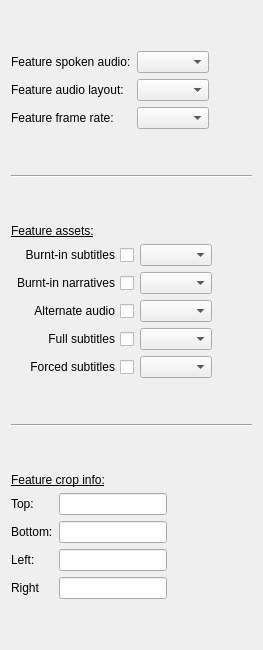
      <widget class="QWidget" name="tab_2">
       <attribute name="title">
        <string>Feature</string>
       </attribute>
       <layout class="QVBoxLayout" name="verticalLayout_3">
        <item>
         <spacer name="verticalSpacer_11">
          <property name="orientation">
           <enum>Qt::Vertical</enum>
          </property>
          <property name="sizeHint" stdset="0">
           <size>
            <width>20</width>
            <height>40</height>
           </size>
          </property>
         </spacer>
        </item>
        <item>
         <layout class="QGridLayout" name="gridLayout_6">
          <item row="0" column="0">
           <widget class="QLabel" name="label_22">
            <property name="sizePolicy">
             <sizepolicy hsizetype="Fixed" vsizetype="Preferred">
              <horstretch>0</horstretch>
              <verstretch>0</verstretch>
             </sizepolicy>
            </property>
            <property name="text">
             <string>Feature spoken audio:</string>
            </property>
           </widget>
          </item>
          <item row="0" column="1">
           <widget class="QComboBox" name="feat_spoken">
            <property name="sizePolicy">
             <sizepolicy hsizetype="Preferred" vsizetype="Fixed">
              <horstretch>0</horstretch>
              <verstretch>0</verstretch>
             </sizepolicy>
            </property>
           </widget>
          </item>
          <item row="1" column="0">
           <widget class="QLabel" name="label_25">
            <property name="sizePolicy">
             <sizepolicy hsizetype="Fixed" vsizetype="Preferred">
              <horstretch>0</horstretch>
              <verstretch>0</verstretch>
             </sizepolicy>
            </property>
            <property name="text">
             <string>Feature audio layout:</string>
            </property>
           </widget>
          </item>
          <item row="1" column="1">
           <widget class="QComboBox" name="feat_layout">
            <property name="sizePolicy">
             <sizepolicy hsizetype="Preferred" vsizetype="Fixed">
              <horstretch>0</horstretch>
              <verstretch>0</verstretch>
             </sizepolicy>
            </property>
           </widget>
          </item>
          <item row="1" column="2">
           <spacer name="horizontalSpacer_25">
            <property name="orientation">
             <enum>Qt::Horizontal</enum>
            </property>
            <property name="sizeHint" stdset="0">
             <size>
              <width>40</width>
              <height>20</height>
             </size>
            </property>
           </spacer>
          </item>
          <item row="0" column="2">
           <spacer name="horizontalSpacer_23">
            <property name="orientation">
             <enum>Qt::Horizontal</enum>
            </property>
            <property name="sizeHint" stdset="0">
             <size>
              <width>40</width>
              <height>20</height>
             </size>
            </property>
           </spacer>
          </item>
          <item row="2" column="0">
           <widget class="QLabel" name="label_26">
            <property name="sizePolicy">
             <sizepolicy hsizetype="Fixed" vsizetype="Preferred">
              <horstretch>0</horstretch>
              <verstretch>0</verstretch>
             </sizepolicy>
            </property>
            <property name="text">
             <string>Feature frame rate:</string>
            </property>
           </widget>
          </item>
          <item row="2" column="1">
           <widget class="QComboBox" name="feat_rate">
            <property name="sizePolicy">
             <sizepolicy hsizetype="Preferred" vsizetype="Fixed">
              <horstretch>0</horstretch>
              <verstretch>0</verstretch>
             </sizepolicy>
            </property>
           </widget>
          </item>
          <item row="2" column="2">
           <spacer name="horizontalSpacer_26">
            <property name="orientation">
             <enum>Qt::Horizontal</enum>
            </property>
            <property name="sizeHint" stdset="0">
             <size>
              <width>40</width>
              <height>20</height>
             </size>
            </property>
           </spacer>
          </item>
         </layout>
        </item>
        <item>
         <spacer name="verticalSpacer_13">
          <property name="orientation">
           <enum>Qt::Vertical</enum>
          </property>
          <property name="sizeHint" stdset="0">
           <size>
            <width>20</width>
            <height>40</height>
           </size>
          </property>
         </spacer>
        </item>
        <item>
         <widget class="Line" name="line_2">
          <property name="orientation">
           <enum>Qt::Horizontal</enum>
          </property>
         </widget>
        </item>
        <item>
         <spacer name="verticalSpacer_14">
          <property name="orientation">
           <enum>Qt::Vertical</enum>
          </property>
          <property name="sizeHint" stdset="0">
           <size>
            <width>20</width>
            <height>40</height>
           </size>
          </property>
         </spacer>
        </item>
        <item>
         <widget class="QLabel" name="label_40">
          <property name="font">
           <font>
            <underline>true</underline>
           </font>
          </property>
          <property name="text">
           <string>Feature assets:</string>
          </property>
         </widget>
        </item>
        <item>
         <layout class="QGridLayout" name="gridLayout_7">
          <item row="0" column="0">
           <widget class="QCheckBox" name="feat_burnt_subs_check">
            <property name="sizePolicy">
             <sizepolicy hsizetype="Fixed" vsizetype="Fixed">
              <horstretch>0</horstretch>
              <verstretch>0</verstretch>
             </sizepolicy>
            </property>
            <property name="layoutDirection">
             <enum>Qt::RightToLeft</enum>
            </property>
            <property name="text">
             <string>Burnt-in subtitles</string>
            </property>
           </widget>
          </item>
          <item row="0" column="1">
           <widget class="QComboBox" name="feat_burnt_subs_locale"/>
          </item>
          <item row="1" column="0">
           <widget class="QCheckBox" name="feat_burnt_narr_check">
            <property name="sizePolicy">
             <sizepolicy hsizetype="Fixed" vsizetype="Fixed">
              <horstretch>0</horstretch>
              <verstretch>0</verstretch>
             </sizepolicy>
            </property>
            <property name="layoutDirection">
             <enum>Qt::RightToLeft</enum>
            </property>
            <property name="text">
             <string>Burnt-in narratives</string>
            </property>
           </widget>
          </item>
          <item row="1" column="2">
           <spacer name="horizontalSpacer_28">
            <property name="orientation">
             <enum>Qt::Horizontal</enum>
            </property>
            <property name="sizeHint" stdset="0">
             <size>
              <width>40</width>
              <height>20</height>
             </size>
            </property>
           </spacer>
          </item>
          <item row="0" column="2">
           <spacer name="horizontalSpacer_27">
            <property name="orientation">
             <enum>Qt::Horizontal</enum>
            </property>
            <property name="sizeHint" stdset="0">
             <size>
              <width>40</width>
              <height>20</height>
             </size>
            </property>
           </spacer>
          </item>
          <item row="2" column="2">
           <spacer name="horizontalSpacer_29">
            <property name="orientation">
             <enum>Qt::Horizontal</enum>
            </property>
            <property name="sizeHint" stdset="0">
             <size>
              <width>40</width>
              <height>20</height>
             </size>
            </property>
           </spacer>
          </item>
          <item row="3" column="0">
           <widget class="QCheckBox" name="checkBox_4">
            <property name="sizePolicy">
             <sizepolicy hsizetype="Fixed" vsizetype="Fixed">
              <horstretch>0</horstretch>
              <verstretch>0</verstretch>
             </sizepolicy>
            </property>
            <property name="layoutDirection">
             <enum>Qt::RightToLeft</enum>
            </property>
            <property name="text">
             <string>Full subtitles</string>
            </property>
           </widget>
          </item>
          <item row="1" column="1">
           <widget class="QComboBox" name="feat_burnt_narr_locale"/>
          </item>
          <item row="2" column="0">
           <widget class="QCheckBox" name="feat_alt_audio_check">
            <property name="sizePolicy">
             <sizepolicy hsizetype="Fixed" vsizetype="Fixed">
              <horstretch>0</horstretch>
              <verstretch>0</verstretch>
             </sizepolicy>
            </property>
            <property name="layoutDirection">
             <enum>Qt::RightToLeft</enum>
            </property>
            <property name="text">
             <string>Alternate audio</string>
            </property>
           </widget>
          </item>
          <item row="2" column="1">
           <widget class="QComboBox" name="feat_alt_audio_locale"/>
          </item>
          <item row="3" column="2">
           <spacer name="horizontalSpacer_30">
            <property name="orientation">
             <enum>Qt::Horizontal</enum>
            </property>
            <property name="sizeHint" stdset="0">
             <size>
              <width>40</width>
              <height>20</height>
             </size>
            </property>
           </spacer>
          </item>
          <item row="3" column="1">
           <widget class="QComboBox" name="comboBox_7"/>
          </item>
          <item row="4" column="0">
           <widget class="QCheckBox" name="checkBox_5">
            <property name="sizePolicy">
             <sizepolicy hsizetype="Fixed" vsizetype="Fixed">
              <horstretch>0</horstretch>
              <verstretch>0</verstretch>
             </sizepolicy>
            </property>
            <property name="layoutDirection">
             <enum>Qt::RightToLeft</enum>
            </property>
            <property name="text">
             <string>Forced subtitles</string>
            </property>
           </widget>
          </item>
          <item row="4" column="1">
           <widget class="QComboBox" name="comboBox_8"/>
          </item>
          <item row="4" column="2">
           <spacer name="horizontalSpacer_31">
            <property name="orientation">
             <enum>Qt::Horizontal</enum>
            </property>
            <property name="sizeHint" stdset="0">
             <size>
              <width>40</width>
              <height>20</height>
             </size>
            </property>
           </spacer>
          </item>
         </layout>
        </item>
        <item>
         <spacer name="verticalSpacer_16">
          <property name="orientation">
           <enum>Qt::Vertical</enum>
          </property>
          <property name="sizeHint" stdset="0">
           <size>
            <width>20</width>
            <height>40</height>
           </size>
          </property>
         </spacer>
        </item>
        <item>
         <widget class="Line" name="line_3">
          <property name="orientation">
           <enum>Qt::Horizontal</enum>
          </property>
         </widget>
        </item>
        <item>
         <spacer name="verticalSpacer_15">
          <property name="orientation">
           <enum>Qt::Vertical</enum>
          </property>
          <property name="sizeHint" stdset="0">
           <size>
            <width>20</width>
            <height>40</height>
           </size>
          </property>
         </spacer>
        </item>
        <item>
         <widget class="QLabel" name="label_27">
          <property name="font">
           <font>
            <underline>true</underline>
           </font>
          </property>
          <property name="text">
           <string>Feature crop info:</string>
          </property>
         </widget>
        </item>
        <item>
         <layout class="QGridLayout" name="gridLayout_2">
          <item row="0" column="0">
           <widget class="QLabel" name="label_28">
            <property name="sizePolicy">
             <sizepolicy hsizetype="Fixed" vsizetype="Preferred">
              <horstretch>0</horstretch>
              <verstretch>0</verstretch>
             </sizepolicy>
            </property>
            <property name="text">
             <string>Top:</string>
            </property>
           </widget>
          </item>
          <item row="0" column="1">
           <widget class="QLineEdit" name="lineEdit_3">
            <property name="sizePolicy">
             <sizepolicy hsizetype="Fixed" vsizetype="Fixed">
              <horstretch>0</horstretch>
              <verstretch>0</verstretch>
             </sizepolicy>
            </property>
           </widget>
          </item>
          <item row="0" column="2">
           <spacer name="horizontalSpacer_32">
            <property name="orientation">
             <enum>Qt::Horizontal</enum>
            </property>
            <property name="sizeHint" stdset="0">
             <size>
              <width>40</width>
              <height>20</height>
             </size>
            </property>
           </spacer>
          </item>
          <item row="1" column="0">
           <widget class="QLabel" name="label_29">
            <property name="sizePolicy">
             <sizepolicy hsizetype="Fixed" vsizetype="Preferred">
              <horstretch>0</horstretch>
              <verstretch>0</verstretch>
             </sizepolicy>
            </property>
            <property name="text">
             <string>Bottom:</string>
            </property>
           </widget>
          </item>
          <item row="1" column="1">
           <widget class="QLineEdit" name="lineEdit_4">
            <property name="sizePolicy">
             <sizepolicy hsizetype="Fixed" vsizetype="Fixed">
              <horstretch>0</horstretch>
              <verstretch>0</verstretch>
             </sizepolicy>
            </property>
           </widget>
          </item>
          <item row="1" column="2">
           <spacer name="horizontalSpacer_33">
            <property name="orientation">
             <enum>Qt::Horizontal</enum>
            </property>
            <property name="sizeHint" stdset="0">
             <size>
              <width>40</width>
              <height>20</height>
             </size>
            </property>
           </spacer>
          </item>
          <item row="2" column="0">
           <widget class="QLabel" name="label_30">
            <property name="sizePolicy">
             <sizepolicy hsizetype="Fixed" vsizetype="Preferred">
              <horstretch>0</horstretch>
              <verstretch>0</verstretch>
             </sizepolicy>
            </property>
            <property name="text">
             <string>Left:</string>
            </property>
           </widget>
          </item>
          <item row="2" column="1">
           <widget class="QLineEdit" name="lineEdit_5">
            <property name="sizePolicy">
             <sizepolicy hsizetype="Fixed" vsizetype="Fixed">
              <horstretch>0</horstretch>
              <verstretch>0</verstretch>
             </sizepolicy>
            </property>
           </widget>
          </item>
          <item row="2" column="2">
           <spacer name="horizontalSpacer_34">
            <property name="orientation">
             <enum>Qt::Horizontal</enum>
            </property>
            <property name="sizeHint" stdset="0">
             <size>
              <width>40</width>
              <height>20</height>
             </size>
            </property>
           </spacer>
          </item>
          <item row="3" column="0">
           <widget class="QLabel" name="label_31">
            <property name="sizePolicy">
             <sizepolicy hsizetype="Fixed" vsizetype="Preferred">
              <horstretch>0</horstretch>
              <verstretch>0</verstretch>
             </sizepolicy>
            </property>
            <property name="text">
             <string>Right</string>
            </property>
           </widget>
          </item>
          <item row="3" column="1">
           <widget class="QLineEdit" name="lineEdit_6">
            <property name="sizePolicy">
             <sizepolicy hsizetype="Fixed" vsizetype="Fixed">
              <horstretch>0</horstretch>
              <verstretch>0</verstretch>
             </sizepolicy>
            </property>
           </widget>
          </item>
          <item row="3" column="2">
           <spacer name="horizontalSpacer_35">
            <property name="orientation">
             <enum>Qt::Horizontal</enum>
            </property>
            <property name="sizeHint" stdset="0">
             <size>
              <width>40</width>
              <height>20</height>
             </size>
            </property>
           </spacer>
          </item>
         </layout>
        </item>
        <item>
         <spacer name="verticalSpacer_12">
          <property name="orientation">
           <enum>Qt::Vertical</enum>
          </property>
          <property name="sizeHint" stdset="0">
           <size>
            <width>20</width>
            <height>40</height>
           </size>
          </property>
         </spacer>
        </item>
       </layout>
      </widget>
